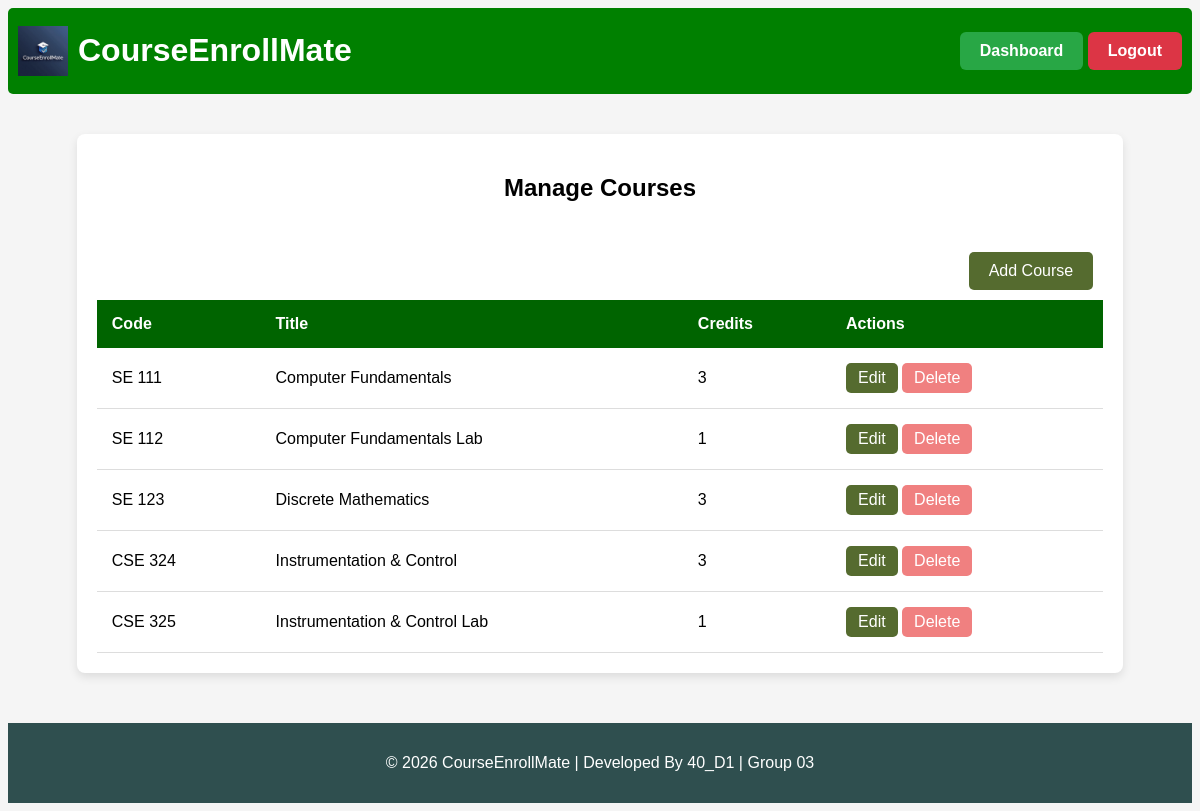
Screenshot of /manage_courses (signed in) with the database file from the repository.
### tables this page shows
CREATE TABLE courses (
    id INTEGER PRIMARY KEY AUTOINCREMENT,
    course_code TEXT UNIQUE NOT NULL,
    course_title TEXT NOT NULL,
    course_description TEXT,
    credit_hours INTEGER NOT NULL,
    created_at TIMESTAMP DEFAULT CURRENT_TIMESTAMP
);

### app.py (the view)
@app.route("/manage_courses")
@login_required
@role_required("admin")
def manage_courses():
    conn = get_db_connection()
    courses = conn.execute("SELECT * FROM courses").fetchall()
    conn.close()
    return render_template("manage_courses.html", courses=courses)

### app.py (called while the page is built)
def get_db_connection():
    conn = sqlite3.connect("courseenrollmate.db")
    conn.row_factory = sqlite3.Row
    conn.execute("PRAGMA foreign_keys = ON")
    return conn

### helper.py (called while the page is built)
def login_required(f):
    @wraps(f)
    def decorated_function(*args, **kwargs):
        if "username" not in session:
            return redirect("/login")
        return f(*args, **kwargs)
    return decorated_function

def role_required(role):
    def decorator(f):
        @wraps(f)
        def decorated_function(*args, **kwargs):
            if session.get("role") != role:
                return "403 Forbidden: Unauthorized access"
            return f(*args, **kwargs)
        return decorated_function
    return decorator

### templates/manage_courses.html
{% extends "base.html" %}
{% block body %}
<div class="table-container">
<h2>Manage Courses</h2>
<div class="actions" style="text-align: right;">
    <a href="/add_course">Add Course</a>
</div>
<table>
    <thead>
        <tr>
            <th>Code</th>
            <th>Title</th>
            <th>Credits</th>
            <th>Actions</th>
        </tr>
    </thead>
    <tbody>
{% for course in courses %}
    <tr>
        <td>{{ course["course_code"] }}</td>
        <td>{{ course["course_title"] }}</td>
        <td>{{ course["credit_hours"] }}</td>
        <td>
            <a href="/edit_course/{{ course['id'] }}" class="edit-btn">Edit</a>
            <a href="/delete_course/{{ course['id'] }}" class="delete-btn">Delete</a>
        </td>
    </tr>
{% endfor %}
    </tbody>
</table>
</div>
{% endblock %}

### static/style.css (style rules this page uses)
body { font-family: Arial, sans-serif; background:whitesmoke; text-align:center; }
a { display:inline-block; padding:10px 20px; background: darkolivegreen; color:white; text-decoration:none; border-radius:5px; }
.actions { margin-top:40px; }
.actions a { margin:10px; padding:10px 20px; background:darkolivegreen; color:white; text-decoration:none; border-radius:5px; }
.table-container { width:85%; margin:40px auto; background:white; padding:20px; border-radius:8px; box-shadow:0 4px 10px rgba(0,0,0,0.1); }
table { width:100%; border-collapse:collapse; }
thead { background: darkgreen; color:white; }
th,td { padding:15px; text-align:left; }
tbody tr { border-bottom:1px solid #ddd; }
.edit-btn { background:darkolivegreen; color:white; padding:6px 12px; border-radius:5px; text-decoration:none; }
.delete-btn { background:lightcoral; color:white; padding:6px 12px; border-radius:5px; text-decoration:none; }

### rows the page displays
courses: course_code "SE 111", course_title "Computer Fundamentals", credit_hours "3"
courses: course_code "SE 112", course_title "Computer Fundamentals Lab", credit_hours "1"
courses: course_code "SE 123", course_title "Discrete Mathematics", credit_hours "3"
courses: course_code "CSE 324", course_title "Instrumentation & Control", credit_hours "3"
courses: course_code "CSE 325", course_title "Instrumentation & Control Lab", credit_hours "1"
